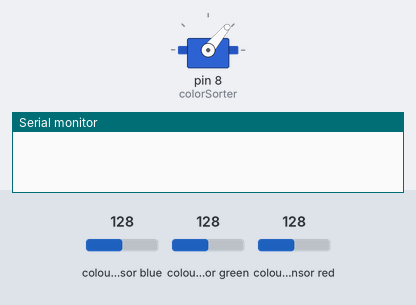
A sketch run on a simulated Arduino Uno, built with avr-gcc and run on an emulated ATmega328P. On the bench: servo, the last lines printed to the serial monitor. Wiring (inferred from the names in the program): TCS3200 colour sensor: output pin 6; S2 pin 4; S3 pin 5; S0 pin 2; S1 pin 3. Inputs (shaded band) come from the test bench; at power-on: colour sensor blue 128, colour sensor green 128, colour sensor red 128.

Above: at 1.2 s.
1.3 s: colour sensor blue set to 64
At 5.6 s:
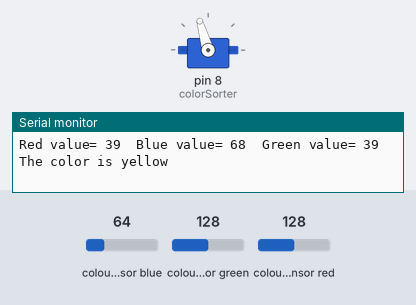
7.3 s: colour sensor green set to 5
At 14.7 s:
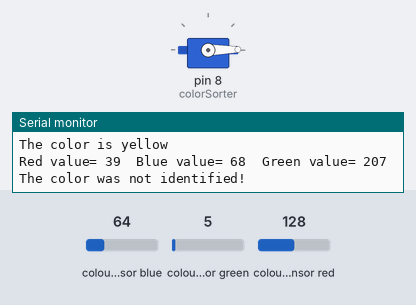
Timing chart, 0 to 16.3 s (numbered marks = the images above; inputs shaded):
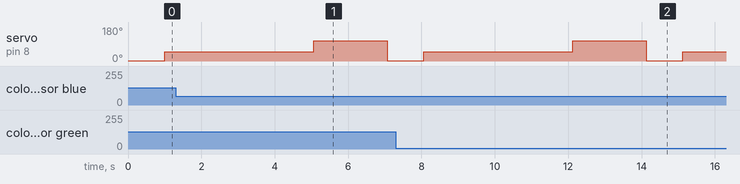

The sketch:

ProjectSkittles.ino
```cpp
/* This code works with GY-31 TCS3200 TCS230 color sensor module
 * It select a photodiode set and read its value (Red Set/Blue set/Green set) and displays it on the Serial monitor
 */

#define s0 2       //Module pins wiring
#define s1 3
#define s2 4
#define s3 5
#define out 6
#include <Servo.h>
Servo colorSorter;   //define your servo name

int b = 0;
int g = 0;
int r = 0;
int data=0;        //This is where we're going to stock our values

void setup()
{
   pinMode(s0,OUTPUT);    //pin modes
   pinMode(s1,OUTPUT);
   pinMode(s2,OUTPUT);
   pinMode(s3,OUTPUT);
   pinMode(out,INPUT);
   colorSorter.attach(8);  //connect servo

   Serial.begin(9600);   //intialize the serial monitor baud rate

   digitalWrite(s0,HIGH); //Putting S0/S1 on HIGH/HIGH levels means the output frequency scalling is at 100% (recommended)
   digitalWrite(s1,HIGH); //LOW/LOW is off HIGH/LOW is 20% and LOW/HIGH is  2%

}

void loop()                  //Every 2s we select a photodiodes set and read its data
{
   colorSorter.write(1);
   delay(1000);
   colorSorter.write(50);
   delay(2000);
   digitalWrite(s2,LOW);        //S2/S3 levels define which set of photodiodes we are using LOW/LOW is for RED LOW/HIGH is for Blue and HIGH/HIGH is for green
   digitalWrite(s3,LOW);
   Serial.print("Red value= ");
   r = GetData();

   digitalWrite(s2,LOW);
   digitalWrite(s3,HIGH);
   Serial.print("Blue value= ");
   b = GetData();

   digitalWrite(s2,HIGH);
   digitalWrite(s3,HIGH);
   Serial.print("Green value= ");
   g = GetData();

   Serial.println();

   if(r >=30 && r <=60 && b >= 70 && b <= 100 && g >= 100 && g <= 130){
    Serial.println("The color is pink");
   }
   else if(r >=25 && r <=55 && b >= 65 && b <= 95 && g >= 65 && g <= 95){
    Serial.println("The color is orange");
   }
   else if(r >=10 && r <=40 && b >= 50 && b <= 80 && g >= 25 && g <= 60){
    Serial.println("The color is yellow");
   }
   else if(r >=55 && r <=80 && b >= 80 && b <= 110 && g >= 50 && g <= 80){
    Serial.println("The color is green");
   }
   else if(r >=80 && r <=110 && b >= 90 && b <= 120 && g >= 120 && g <= 150){
    Serial.println("The color is purple");
   }
   else{
    Serial.println("The color was not identified!");
   }
   delay(2000);
   colorSorter.write(106);
   delay(2000);
}

int GetData(){
   data=pulseIn(out,LOW);       //here we wait until "out" go LOW, we start measuring the duration and stops when "out" is HIGH again
   Serial.print(data);          //it's a time duration measured, which is related to frequency as the sensor gives a frequency depending on the color
   Serial.print("\t");          //The higher the frequency the lower the duration
   delay(20);
   return data;
}
```
